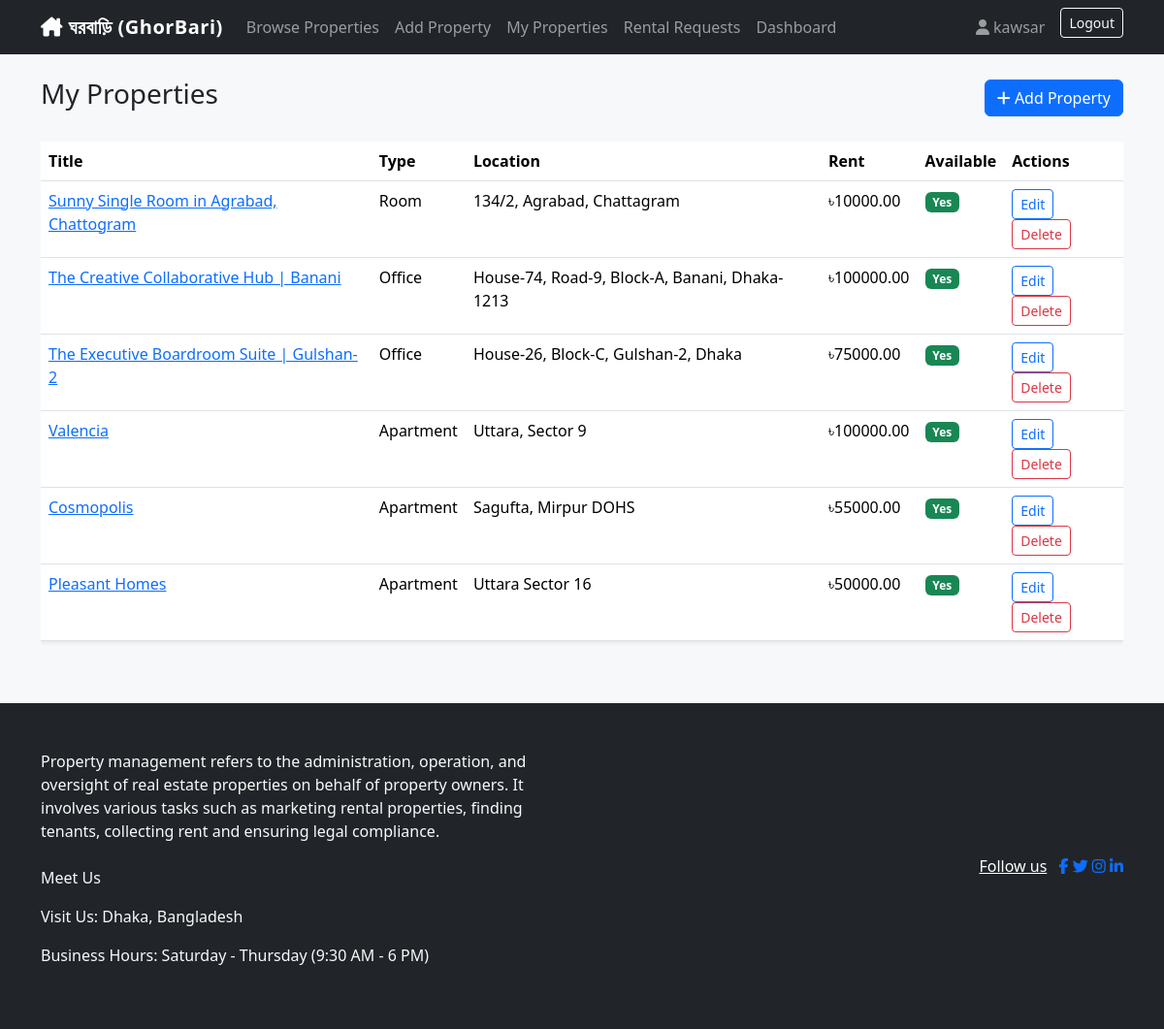
The app's page /properties/mine/ (signed in) with its own data.
### accounts/models.py (models this page shows, shortened)
class User(AbstractUser):
    class Role(models.TextChoices):
        OWNER = 'OWNER', 'Property Owner'
        TENANT = 'TENANT', 'Tenant'
    role = models.CharField(max_length=10, choices=Role.choices, default=Role.TENANT)
    phone_number = models.CharField(max_length=20, blank=True)
    address = models.CharField(max_length=255, blank=True)
    profile_picture = models.ImageField(upload_to='profile_pics/', blank=True, null=True)
    @property
    def is_owner(self):
        return self.role == self.Role.OWNER

### properties/models.py (models this page shows, shortened)
class Property(models.Model):
    class PropertyType(models.TextChoices):
        APARTMENT = 'APARTMENT', 'Apartment'
        HOUSE = 'HOUSE', 'House'
        ROOM = 'ROOM', 'Room'
        OFFICE = 'OFFICE', 'Office'
    owner = models.ForeignKey(
        settings.AUTH_USER_MODEL, on_delete=models.CASCADE, related_name='properties'
    )
    title = models.CharField(max_length=200)
    description = models.TextField()
    property_type = models.CharField(max_length=20, choices=PropertyType.choices)
    location = models.CharField(max_length=255)
    monthly_rent = models.DecimalField(max_digits=10, decimal_places=2)
    bedrooms = models.PositiveIntegerField(default=1)
    bathrooms = models.PositiveIntegerField(default=1)
    image = models.ImageField(upload_to='property_images/', blank=True, null=True)
    is_available = models.BooleanField(default=True)
    created_at = models.DateTimeField(auto_now_add=True)
    updated_at = models.DateTimeField(auto_now=True)
    class Meta:
        ordering = ['-created_at']
        verbose_name_plural = 'Properties'

### properties/views.py (the view)
# urls.py: path('properties/mine/', views.my_properties, name='mine'),
@login_required
def my_properties(request):
    if not request.user.is_owner:
        messages.error(request, "Only property owners have a property list.")
        return redirect('properties:list')
    properties = Property.objects.filter(owner=request.user)
    return render(request, 'properties/my_properties.html', {'properties': properties})

### templates/properties/my_properties.html (shortened to what this page needs)
{% extends 'base.html' %}
{% block content %}
<div class="d-flex justify-content-between align-items-center mb-4">
    <h3>My Properties</h3>
    <a href="{% url 'properties:create' %}" class="btn btn-primary"><i class="fa-solid fa-plus"></i> Add Property</a>
</div>
<div class="table-responsive">
<table class="table bg-white shadow-sm">
    <thead><tr><th>Title</th><th>Type</th><th>Location</th><th>Rent</th><th>Available</th><th>Actions</th></tr></thead>
    <tbody>
    {% for property in properties %}
        <tr>
            <td><a href="{% url 'properties:detail' property.pk %}">{{ property.title }}</a></td>
            <td>{{ property.get_property_type_display }}</td>
            <td>{{ property.location }}</td>
            <td>৳{{ property.monthly_rent }}</td>
            <td>{% if property.is_available %}<span class="badge bg-success">Yes</span>{% else %}<span class="badge bg-secondary">No</span>{% endif %}</td>
            <td>
                <a href="{% url 'properties:update' property.pk %}" class="btn btn-sm btn-outline-primary">Edit</a>
                <a href="{% url 'properties:delete' property.pk %}" class="btn btn-sm btn-outline-danger">Delete</a>
            </td>
        </tr>
    {% empty %}
        <tr><td colspan="6" class="text-muted text-center">You haven't listed any properties yet.</td></tr>
    {% endfor %}
    </tbody>
</table>
</div>
{% endblock %}

### templates/base.html (shortened to what this page needs)
{% load static %}
<!DOCTYPE html>
<html lang="en">
<head>
    <link href="https://cdnjs.cloudflare.com/ajax/libs/bootstrap/5.3.3/css/bootstrap.min.css" rel="stylesheet">
    <link href="https://cdnjs.cloudflare.com/ajax/libs/font-awesome/6.5.2/css/all.min.css" rel="stylesheet">
    <link href="{% static 'css/style.css' %}" rel="stylesheet">
</head>
<body>
<nav class="navbar navbar-expand-lg navbar-dark bg-dark">
    <div class="container">
        <a class="navbar-brand fw-bold" href="{% url 'properties:list' %}"><i class="fa-solid fa-house-chimney"></i> ঘরবাড়ি (GhorBari) </a>
        <div class="collapse navbar-collapse" id="navMenu">
            <ul class="navbar-nav me-auto">
                <li class="nav-item"><a class="nav-link" href="{% url 'properties:list' %}">Browse Properties</a></li>
                {% if user.is_authenticated %}
                    {% if user.is_owner %}
                        <li class="nav-item"><a class="nav-link" href="{% url 'properties:create' %}">Add Property</a></li>
                        <li class="nav-item"><a class="nav-link" href="{% url 'properties:mine' %}">My Properties</a></li>
                        <li class="nav-item"><a class="nav-link" href="{% url 'rentals:owner_requests' %}">Rental Requests</a></li>
                    {% else %}
                        <li class="nav-item"><a class="nav-link" href="{% url 'rentals:my_requests' %}">My Requests</a></li>
                    {% endif %}
                    <li class="nav-item"><a class="nav-link" href="{% url 'accounts:dashboard' %}">Dashboard</a></li>
                {% endif %}
            </ul>
            <ul class="navbar-nav">
                {% if user.is_authenticated %}
                    <li class="nav-item"><a class="nav-link" href="{% url 'accounts:profile' %}"><i class="fa-solid fa-user"></i> {{ user.username }}</a></li>
                    <li class="nav-item">
                        <form method="post" action="{% url 'accounts:logout' %}" class="d-inline">
                            <button type="submit" class="btn btn-outline-light btn-sm ms-2">Logout</button>
                        </form>
                    </li>
                {% else %}
                    <li class="nav-item"><a class="nav-link" href="{% url 'accounts:login' %}">Login</a></li>
                    <li class="nav-item"><a class="nav-link" href="{% url 'accounts:register' %}">Register</a></li>
                {% endif %}
            </ul>
        </div>
    </div>
</nav>
<div class="container mt-4">
    {% block content %}{% endblock %}
</div>
<footer class="mt-5 py-4 bg-dark text-light text-center">
    <div class="container white-bdrt1 py-4">
        <div class="row align-items-center">
            <div class="col-md-6">
                <div class="text-center text-lg-start">
                    <p class="copyright-text mb-2 mb-md-0 text-white-light ff-heading">
                        Property management refers to the administration, operation, and oversight
                        of real estate properties on behalf of property owners. It involves various
                        tasks such as marketing rental properties, finding tenants, collecting rent
                        and ensuring legal compliance.</p>
                        <br>
                        <p>Meet Us</p>
                        <p>Visit Us:
                        Dhaka, Bangladesh
                        </p>
                        <p>Business Hours:
                        Saturday - Thursday (9:30 AM - 6 PM)</p>
                </div>
            </div>
            <div class="col-md-6 ">
                <div class="social-widget text-center text-md-end">
                    <div class="social-style1">
                        <a class="text-white me-2 fw500 fz17" href="">Follow us</a>
                        <a href="#"><i
                                class="fab fa-facebook-f list-inline-item"></i></a>
                        <a href="#"><i
                                class="fab fa-twitter list-inline-item"></i></a>
                        <a href="#"><i
                                class="fab fa-instagram list-inline-item"></i></a>
                        <a href="#"><i
                                class="fab fa-linkedin-in list-inline-item"></i></a>
                    </div>
                </div>
            </div>
        </div>
    </div>
</footer>
</body>
</html>

### static/css/style.css (style rules this page uses)
body { background-color: #f7f8fa; }
.navbar-brand { letter-spacing: 0.5px; }

### records on screen
User: username "kawsar"
Property: title "Sunny Single Room in Agrabad, Chattogram", property_type "Room", location "134/2, Agrabad, Chattagram", monthly_rent "10000.00", is_available "Yes"
Property: title "The Creative Collaborative Hub | Banani", property_type "Office", location "House-74, Road-9, Block-A, Banani, Dhaka-1213", monthly_rent "100000.00", is_available "Yes"
Property: title "The Executive Boardroom Suite | Gulshan-2", property_type "Office", location "House-26, Block-C, Gulshan-2, Dhaka", monthly_rent "75000.00", is_available "Yes"
Property: title "Valencia", property_type "Apartment", location "Uttara, Sector 9", monthly_rent "100000.00", is_available "Yes"
Property: title "Cosmopolis", property_type "Apartment", location "Sagufta, Mirpur DOHS", monthly_rent "55000.00", is_available "Yes"
Property: title "Pleasant Homes", property_type "Apartment", location "Uttara Sector 16", monthly_rent "50000.00", is_available "Yes"
